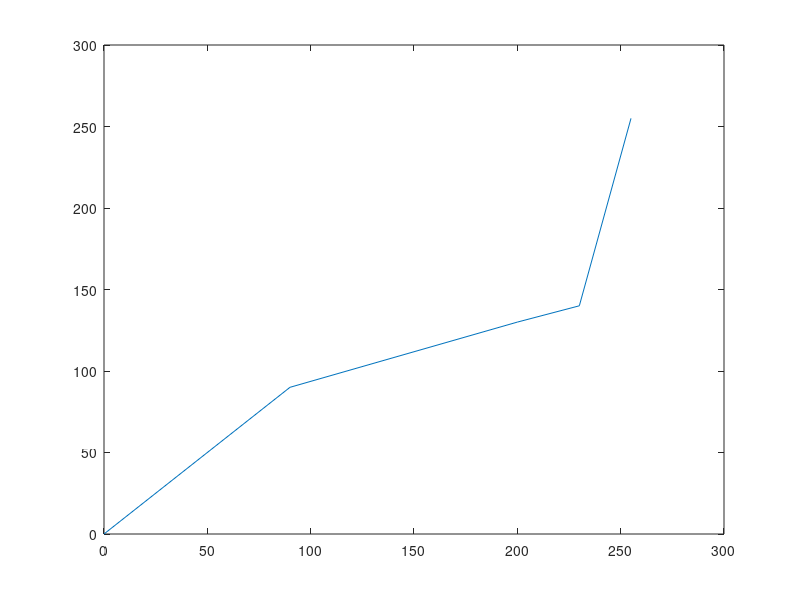
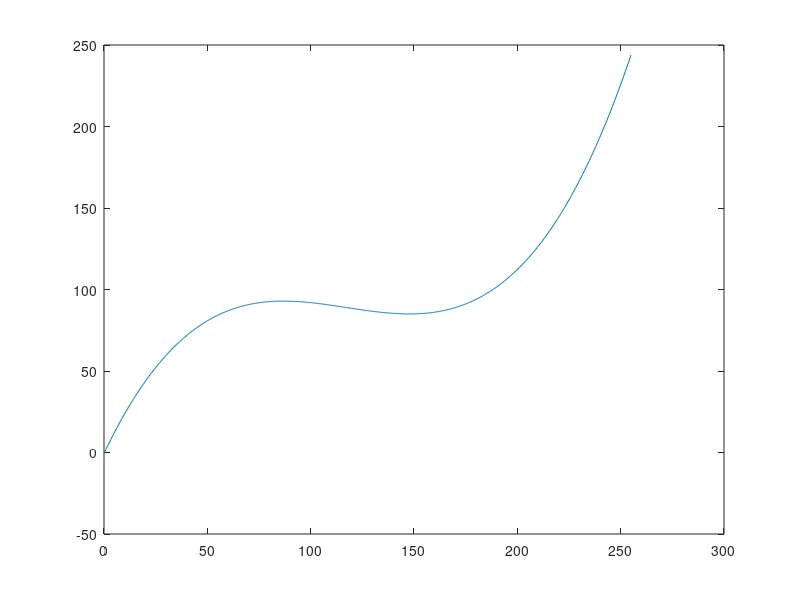

These figures' MATLAB source, in order:
function coeff=cubic_function()
y=[0,90,130,140,255];
x=[0,90,200,230,255];
xq=0:0.3:255;
figure
plot(x,y);
%sp=spline(x,y,xq);
%figure
%plot(xq,sp);
p=polyfit(x,y,3);
p_v=polyval(p,xq);
figure
plot(xq,p_v);
coeff=p;
end